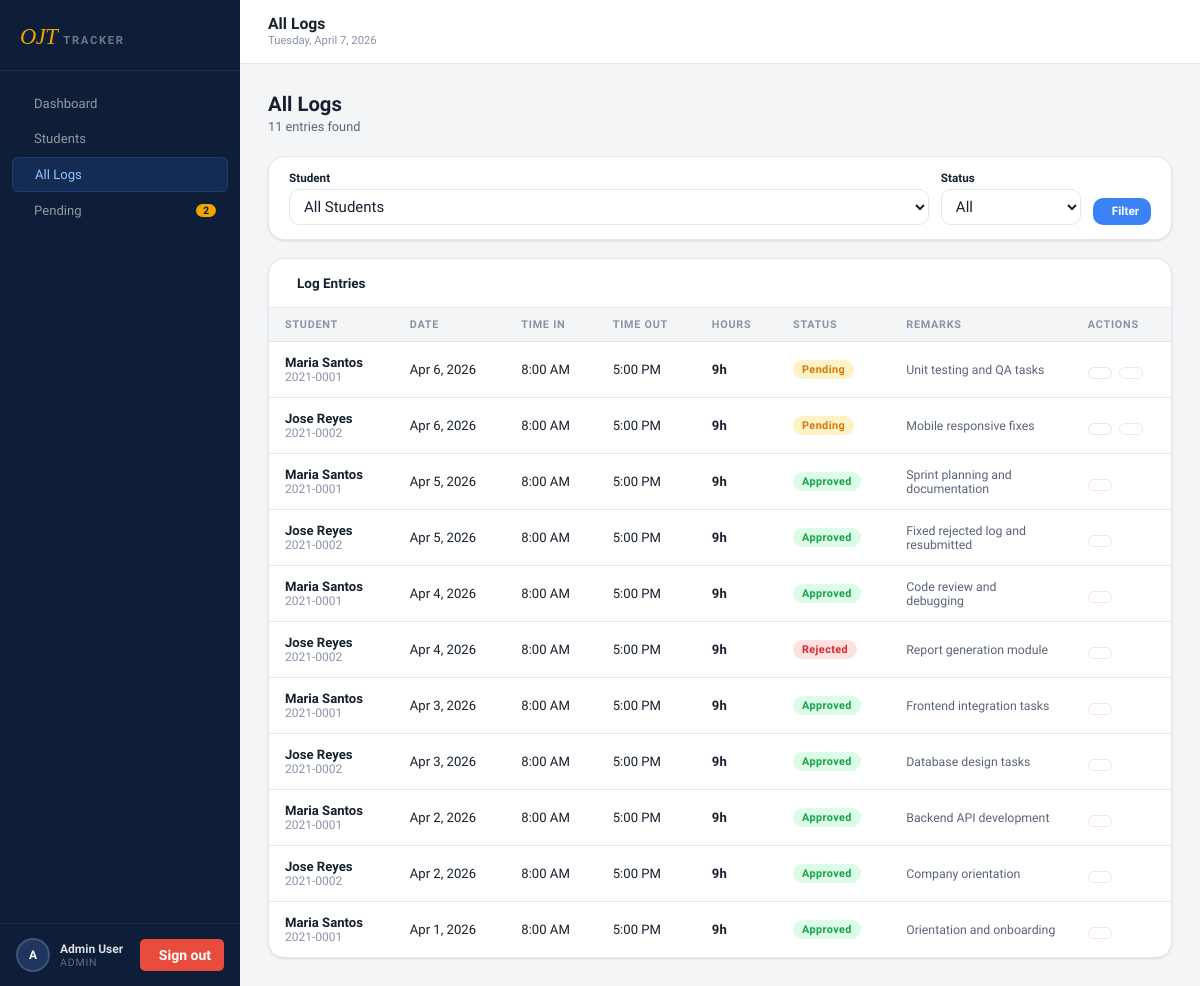
Page /app/admin/logs.php (signed in) on the committed database.
### tables this page shows
CREATE TABLE IF NOT EXISTS ojt_logs (
    id              INT UNSIGNED AUTO_INCREMENT PRIMARY KEY,
    user_id         INT UNSIGNED    NOT NULL,
    log_date        DATE            NOT NULL,
    time_in         TIME            NULL,
    time_out        TIME            NULL,
    hours_rendered  DECIMAL(5,2)    NOT NULL DEFAULT 0.00,
    remarks         TEXT            NULL,
    status          ENUM('pending','approved','rejected') NOT NULL DEFAULT 'pending',
    admin_note      TEXT            NULL,
    created_at      TIMESTAMP       DEFAULT CURRENT_TIMESTAMP,
    FOREIGN KEY (user_id) REFERENCES users(id) ON DELETE CASCADE,
    UNIQUE KEY uq_user_date (user_id, log_date)
);

CREATE TABLE IF NOT EXISTS users (
    id              INT UNSIGNED AUTO_INCREMENT PRIMARY KEY,
    full_name       VARCHAR(150)    NOT NULL,
    email           VARCHAR(200)    NOT NULL UNIQUE,
    password        VARCHAR(255)    NOT NULL,
    role            ENUM('admin','student') NOT NULL DEFAULT 'student',
    student_number  VARCHAR(50)     NULL,
    course          VARCHAR(150)    NULL,
    company         VARCHAR(200)    NULL,
    required_hours  SMALLINT UNSIGNED NOT NULL DEFAULT 600,
    is_active       TINYINT(1)      NOT NULL DEFAULT 1,
    created_at      TIMESTAMP       DEFAULT CURRENT_TIMESTAMP
);

### app/includes/auth.php (called while the page is built, shortened)
<?php
function currentUser(): array
{
    return [
        'id'             => $_SESSION['uid']            ?? 0,
        'name'           => $_SESSION['name']           ?? '',
        'email'          => $_SESSION['email']          ?? '',
        'role'           => $_SESSION['role']           ?? '',
        'student_number' => $_SESSION['student_number'] ?? '',
        'initials'       => mb_strtoupper(mb_substr($_SESSION['name'] ?? 'U', 0, 1)),
    ];
}
function e(mixed $v): string
{
    return htmlspecialchars((string)$v, ENT_QUOTES | ENT_SUBSTITUTE, 'UTF-8');
}

### app/config/database.php (called while the page is built, shortened)
<?php
function db(): PDO
{
    static $pdo = null;
    if ($pdo === null) {
        $dsn = sprintf(
            'mysql:host=%s;port=%s;dbname=%s;charset=%s',
            DB_HOST, DB_PORT, DB_NAME, DB_CHARSET
        );
        try {
            $pdo = new PDO($dsn, DB_USER, DB_PASS, [
                PDO::ATTR_ERRMODE            => PDO::ERRMODE_EXCEPTION,
                PDO::ATTR_DEFAULT_FETCH_MODE => PDO::FETCH_ASSOC,
                PDO::ATTR_EMULATE_PREPARES   => false,
            ]);
            $pdo->exec("SET time_zone = '+08:00'");
        } catch (PDOException $e) {
            http_response_code(500);
            echo '<pre style="font:13px monospace;padding:20px;background:#1e1e2e;color:#f38ba8;border-radius:8px;margin:40px auto;max-width:700px">';
            echo '<strong>⚠ Database connection failed</strong>' . PHP_EOL . PHP_EOL;
            echo htmlspecialchars($e->getMessage()) . PHP_EOL . PHP_EOL;
            echo 'Check your credentials in <strong>includes/db.php</strong>';
            echo '</pre>';
            exit;
        }
    }
    return $pdo;
}

### app/admin/logs.php (the view, shortened to what this page needs)
<?php
require_once __DIR__ . '/../includes/app.php';
require_once __DIR__ . '/../includes/layout.php';
$db = db();
$sql    = "SELECT l.*,u.full_name,u.student_number FROM ojt_logs l JOIN users u ON u.id=l.user_id WHERE 1=1";
$params = [];
$sql .= ' ORDER BY l.log_date DESC';
$stmt = $db->prepare($sql);
$stmt->execute($params);
$rows = $stmt->fetchAll();
$subName = '';
renderHead('All Logs');
?>
<div class="section-header">
  <div>
    <h2>All Logs<?= e($subName) ?></h2>
    <p><?= count($rows) ?> entr<?= count($rows) !== 1 ? 'ies' : 'y' ?> found</p>
  </div>
</div>
<div class="card" style="margin-bottom:18px">
  <div class="card-body" style="padding:14px 20px">
    <form method="GET" style="display:flex;gap:12px;flex-wrap:wrap;align-items:flex-end">
      <div style="flex:1;min-width:180px">
        <label class="form-label" style="font-size:.78rem;margin-bottom:4px">Student</label>
        <select name="uid" class="form-control" style="padding:7px 10px">
          <option value="">All Students</option>
        </select>
      </div>
      <div style="min-width:140px">
        <label class="form-label" style="font-size:.78rem;margin-bottom:4px">Status</label>
        <select name="status" class="form-control" style="padding:7px 10px">
          <option value="">All</option>
        </select>
      </div>
      <button type="submit" class="btn btn-primary btn-sm" style="align-self:flex-end">
        <i class="icon-filter"></i> Filter
      </button>
    </form>
  </div>
</div>
<div class="card">
  <div class="card-head">
    <h3><i class="icon-table"></i> Log Entries</h3>
  </div>
  <?php if ($rows): ?>
  <div class="table-scroll">
    <table>
      <thead>
        <tr>
          <th>Student</th><th>Date</th><th>Time In</th><th>Time Out</th>
          <th>Hours</th><th>Status</th><th>Remarks</th><th>Actions</th>
        </tr>
      </thead>
      <tbody>
        <?php foreach ($rows as $r): ?>
        <tr>
          <td>
            <div class="td-name"><?= e($r['full_name']) ?></div>
            <div class="td-muted"><?= e($r['student_number'] ?? '—') ?></div>
          </td>
          <td><?= fmtDate($r['log_date']) ?></td>
          <td><?= fmtTime($r['time_in']) ?></td>
          <td><?= fmtTime($r['time_out']) ?></td>
          <td><?= $r['hours_rendered'] > 0 ? '<strong>' . fmtHours((float)$r['hours_rendered']) . '</strong>' : '—' ?></td>
          <td><?= statusBadge($r['status']) ?></td>
          <td style="max-width:160px;font-size:.82rem;color:var(--text-2)">
            <?= $r['remarks'] ? e(mb_strimwidth($r['remarks'],0,50,'…')) : '—' ?>
          </td>
          <td style="white-space:nowrap">
            <?php if ($r['status'] === 'pending'): ?>
            <a href="<?= BASE_URL ?>/admin/pending.php?id=<?= $r['id'] ?>" class="btn btn-ghost btn-sm" style="margin-right:4px">
            </a>
            <?php endif; ?>
            <form method="POST" style="display:inline" onsubmit="return confirm('Delete this log entry? This cannot be undone.')">
              <button type="submit" class="btn btn-ghost btn-sm" style="color:var(--red);border-color:var(--red-bg)">
              </button>
            </form>
          </td>
        </tr>
        <?php endforeach; ?>
      </tbody>
    </table>
  </div>
  <?php else: ?>
  <div class="card-body">
    <div class="empty-state"><i class="icon-book-open"></i><p>No log entries match the selected filters.</p></div>
  </div>
  <?php endif; ?>
</div>
<?php renderFoot(); ?>

### app/includes/layout.php (shortened to what this page needs)
<?php
function renderHead(string $title): void
{
    $u    = currentUser();
    $role = $u['role'];
    $base = BASE_URL;
    $pend = ($role === 'admin') ? pendingCount() : 0;
    $navLinks = ($role === 'admin') ? [
        ['href' => $base . '/admin/dashboard.php',  'icon' => 'grid-2x2',        'label' => 'Dashboard'],
        ['href' => $base . '/admin/students.php',   'icon' => 'users',            'label' => 'Students'],
        ['href' => $base . '/admin/logs.php',        'icon' => 'book-open',        'label' => 'All Logs'],
        ['href' => $base . '/admin/pending.php',     'icon' => 'clock',            'label' => 'Pending', 'badge' => $pend],
    ] : [
        ['href' => $base . '/student/dashboard.php', 'icon' => 'layout-dashboard', 'label' => 'Dashboard'],
        ['href' => $base . '/student/log.php',        'icon' => 'timer',            'label' => 'Log Hours'],
        ['href' => $base . '/student/history.php',    'icon' => 'calendar',         'label' => 'My History'],
    ];
    $current = $_SERVER['SCRIPT_NAME'] ?? '';
    $nowMnl  = new DateTime('now', new DateTimeZone('Asia/Manila'));
    $todayLabel = $nowMnl->format('l, F j, Y');
    ?>
<!DOCTYPE html>
<html lang="en">
<head>
  <link rel="stylesheet" href="https://cdn.jsdelivr.net/npm/lucide-static@latest/font/lucide.min.css">
  <link rel="stylesheet" href="<?= $base ?>/assets/css/app.css">
</head>
<body data-role="<?= $role ?>">
<aside class="sidebar">
  <div class="sidebar-brand">
    <span class="brand-mark">OJT</span>
    <span class="brand-sub">Tracker</span>
  </div>
  <nav class="sidebar-nav">
    <?php foreach ($navLinks as $l): ?>
    <?php $active = str_contains($current, basename($l['href'])); ?>
    <a href="<?= e($l['href']) ?>" class="nav-item<?= $active ? ' active' : '' ?>">
      <span><?= e($l['label']) ?></span>
      <?php if (!empty($l['badge']) && $l['badge'] > 0): ?>
        <em class="nav-badge"><?= $l['badge'] ?></em>
      <?php endif; ?>
    </a>
    <?php endforeach; ?>
  </nav>
  <div class="sidebar-user">
    <div class="user-avatar"><?= e($u['initials']) ?></div>
    <div class="user-info">
      <span class="user-name"><?= e($u['name']) ?></span>
      <span class="user-role"><?= ucfirst($role) ?></span>
    </div>
    <a class="btn btn-signout" href="<?= BASE_URL ?>/auth/signout.php">
      <i class="icon-log-out"></i> Sign out
    </a>
  </div>
</aside>
<div class="layout-main">
  <header class="topbar">
    <div class="topbar-title">
      <h1><?= e($title) ?></h1>
      <span class="topbar-date"><?= $todayLabel ?></span>
    </div>
  </header>
  <main class="page-body">
<?php
}
function renderFoot(): void
{
    echo '</main></div>';
    ?>
</body>
</html>
<?php
}

### app/includes/app.php (shortened to what this page needs)
<?php
require_once __DIR__ . '/../config/database.php';
require_once __DIR__ . '/auth.php';
function fmtHours(float $h): string
{
    $hrs  = floor($h);
    $mins = (int) round(($h - $hrs) * 60);
    return $mins > 0 ? "{$hrs}h {$mins}m" : "{$hrs}h";
}
function fmtTime(?string $t): string
{
    $dt = new DateTime('today ' . $t, new DateTimeZone('Asia/Manila'));
    return $dt->format('g:i A');
}
function fmtDate(?string $d): string
{
    $dt = new DateTime($d . ' 00:00:00', new DateTimeZone('Asia/Manila'));
    return $dt->format('M j, Y');
}
function statusBadge(string $status): string
{
    $map = [
        'pending'  => ['label' => 'Pending',  'class' => 'badge-pending'],
        'approved' => ['label' => 'Approved', 'class' => 'badge-approved'],
        'rejected' => ['label' => 'Rejected', 'class' => 'badge-rejected'],
    ];
    $b = $map[$status] ?? ['label' => ucfirst($status), 'class' => 'badge-pending'];
    return '<span class="badge ' . $b['class'] . '">' . $b['label'] . '</span>';
}
function pendingCount(): int
{
    return (int) db()->query("SELECT COUNT(*) FROM ojt_logs WHERE status='pending'")->fetchColumn();
}

### app/includes/layout.php (style rules this page uses)
.btn-signout { display: inline-flex; align-items: center; gap: 6px; padding: 6px 12px; background: #e74c3c; color: #fff; border-radius: 5px; text-decoration: none; font-size: 14px; transition: 0.3s ease; }

### rows in the picture
ojt_logs: user.full_name "Maria Santos", user.student_number "2021-0001", log_date "Apr 6, 2026", time_in "8:00 AM", time_out "5:00 PM", hours_rendered "9h", status "Pending", remarks "Unit testing and QA tasks"
ojt_logs: user.full_name "Jose Reyes", user.student_number "2021-0002", log_date "Apr 6, 2026", time_in "8:00 AM", time_out "5:00 PM", hours_rendered "9h", status "Pending", remarks "Mobile responsive fixes"
ojt_logs: user.full_name "Maria Santos", user.student_number "2021-0001", log_date "Apr 5, 2026", time_in "8:00 AM", time_out "5:00 PM", hours_rendered "9h", status "Approved", remarks "Sprint planning and documentation"
ojt_logs: user.full_name "Jose Reyes", user.student_number "2021-0002", log_date "Apr 5, 2026", time_in "8:00 AM", time_out "5:00 PM", hours_rendered "9h", status "Approved", remarks "Fixed rejected log and resubmitted"
ojt_logs: user.full_name "Maria Santos", user.student_number "2021-0001", log_date "Apr 4, 2026", time_in "8:00 AM", time_out "5:00 PM", hours_rendered "9h", status "Approved", remarks "Code review and debugging"
ojt_logs: user.full_name "Jose Reyes", user.student_number "2021-0002", log_date "Apr 4, 2026", time_in "8:00 AM", time_out "5:00 PM", hours_rendered "9h", status "Rejected", remarks "Report generation module"
ojt_logs: user.full_name "Maria Santos", user.student_number "2021-0001", log_date "Apr 3, 2026", time_in "8:00 AM", time_out "5:00 PM", hours_rendered "9h", status "Approved", remarks "Frontend integration tasks"
ojt_logs: user.full_name "Jose Reyes", user.student_number "2021-0002", log_date "Apr 3, 2026", time_in "8:00 AM", time_out "5:00 PM", hours_rendered "9h", status "Approved", remarks "Database design tasks"
ojt_logs: user.full_name "Maria Santos", user.student_number "2021-0001", log_date "Apr 2, 2026", time_in "8:00 AM", time_out "5:00 PM", hours_rendered "9h", status "Approved", remarks "Backend API development"
ojt_logs: user.full_name "Jose Reyes", user.student_number "2021-0002", log_date "Apr 2, 2026", time_in "8:00 AM", time_out "5:00 PM", hours_rendered "9h", status "Approved", remarks "Company orientation"
ojt_logs: user.full_name "Maria Santos", user.student_number "2021-0001", log_date "Apr 1, 2026", time_in "8:00 AM", time_out "5:00 PM", hours_rendered "9h", status "Approved", remarks "Orientation and onboarding"

### other values in the picture
$l['label'] "Dashboard"
$l['label'] "Students"
$l['label'] "All Logs"
$l['label'] "Pending"
$l['badge'] "2"
$u['initials'] "A"
$u['name'] "Admin User"
$role "ADMIN"
$title "All Logs"
$todayLabel "Tuesday, April 7, 2026"
count($rows) "11"
